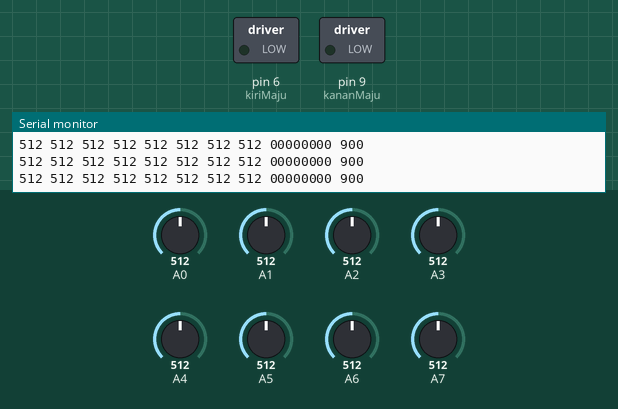
Recording of a sketch running on a simulated Arduino Nano, built with avr-gcc and run on an emulated ATmega328P. Shown: switched loads named in the sketch (green lamp = pin HIGH), the last lines printed to the serial monitor. The test bench sets the inputs (shaded band); at power-on: A0 = 512, A4 = 512, A1 = 512, A2 = 512, A3 = 512, A5 = 512, A6 = 512, A7 = 512.

Above: at 1.2 s.
1.3 s: A0 set to 791
4.3 s: A0 set to 810
At 5.5 s:
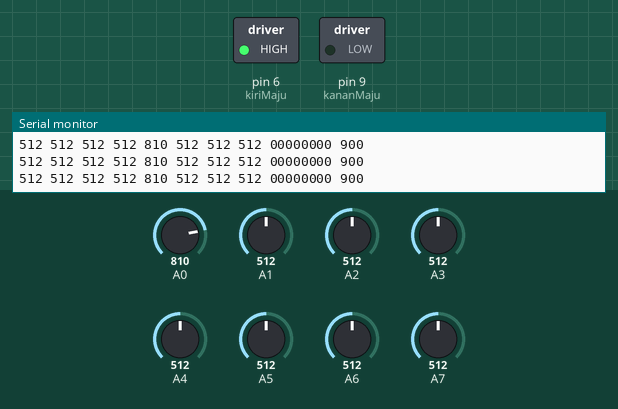
5.8 s: A4 set to 790
8.8 s: A4 set to 814
At 10.0 s:
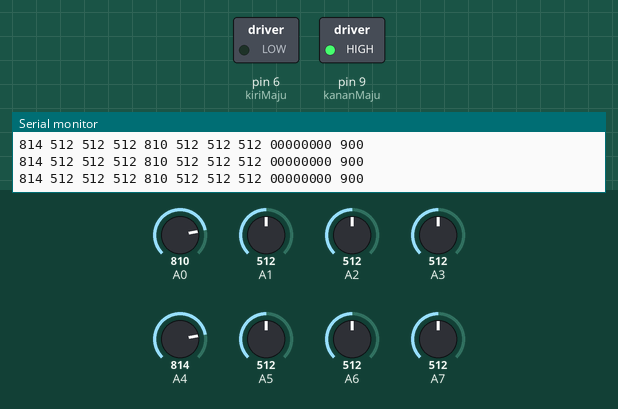
10.4 s: A1 set to 106
13.4 s: A1 set to 92
Timing chart, 0 to 16.3 s (numbered marks = the images above; inputs shaded):
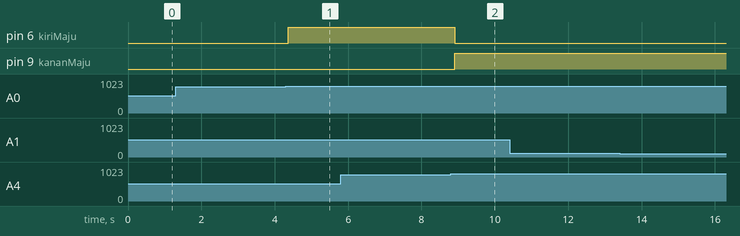

Measured:
- the behaviour switches between 800 and 801 on A0 (found by bisection; images 0 and 1)
- the behaviour switches between 800 and 801 on A4 (found by bisection; images 1 and 2)
- after the input at 4.3 s, pin 6 (kiriMaju): LOW → HIGH after 0.07 s
- after the input at 8.8 s, pin 6 (kiriMaju): HIGH → LOW after 0.10 s; pin 9 (kananMaju): LOW → HIGH after 0.10 s

The sketch:

modul1onoff.ino
```cpp
int kiriMaju       = 6;  //MOTOR KIRI MAJU
int kananMaju      = 9;  //MOTOR KANAN MAJU

char buff[100];

//hitam 980
//putih 880
//peka = putih + ((hitam-putih)/2)
int peka = 900;

int
adc_sensor[8],
           sendat[8],
           x,
           sensorBit,

           t
           ;

void setup() //program dilakukan hanya 1x
{
  Serial.begin(9600);
  pinMode(A0, INPUT);
  pinMode(A1, INPUT);
  pinMode(A2, INPUT);
  pinMode(A3, INPUT);
  pinMode(A4, INPUT);
  pinMode(A5, INPUT);
  pinMode(A6, INPUT);
  pinMode(A7, INPUT);
  pinMode( kiriMaju, OUTPUT);
  pinMode( kananMaju, OUTPUT);
}

void readSensor() {
  adc_sensor[0] = analogRead(A3) ;
  adc_sensor[1] = analogRead(A2) ;
  adc_sensor[2] = analogRead(A1) ;
  adc_sensor[3] = analogRead(A0) ;
  adc_sensor[4] = analogRead(A7) ;
  adc_sensor[5] = analogRead(A6) ;
  adc_sensor[6] = analogRead(A5) ;
  adc_sensor[7] = analogRead(A4) ;
  delay(50);
  for (x = 7; x >= 0; x--)
  {
    if (adc_sensor[x] > peka) {
      sendat[x] = 1;
    }
    else                        {
      sendat[x] = 0;
    }
  }

  sensorBit = 0;
  for (x = 0; x <= 7; x++) {
    sensorBit += sendat[x] * (1 << x);
  }

  //tampil data
  sprintf(buff, "%3d %3d %3d %3d %3d %3d %3d %3d ", adc_sensor[7], adc_sensor[6], adc_sensor[5], adc_sensor[4], adc_sensor[3], adc_sensor[2], adc_sensor[1], adc_sensor[0]);
  Serial.print(buff);
  sprintf(buff, "%d%d%d%d%d%d%d%d %3d", sendat[7], sendat[6], sendat[5], sendat[4], sendat[3], sendat[2], sendat[1], sendat[0], peka);
  Serial.println(buff);
}

void loop()  //program dilakukan hanya 1x
{
  readSensor();
  if (adc_sensor[3] > 800 && adc_sensor[4] > 800)
  {
    digitalWrite(kiriMaju, HIGH);
    digitalWrite(kananMaju, HIGH);
  }
  if ((adc_sensor[0] > 800 || adc_sensor[1] > 800 || adc_sensor[2] > 800 || adc_sensor[3] > 800) && (adc_sensor[4] <= 800 || adc_sensor[5] <= 800 || adc_sensor[6] <= 800 || adc_sensor[7] <= 800))
  {
    digitalWrite(kiriMaju, HIGH);
    digitalWrite(kananMaju, LOW);
  }
   if ((adc_sensor[7] > 800 || adc_sensor[6] > 800 || adc_sensor[5] > 800 || adc_sensor[4] > 800) && (adc_sensor[3] <= 800 || adc_sensor[2] <= 800 || adc_sensor[1] <= 800 || adc_sensor[0] <= 800))
  {
    digitalWrite(kiriMaju, LOW);
    digitalWrite(kananMaju, HIGH);
  }
 if ((adc_sensor[0] <= 800 && adc_sensor[1] <= 800 && adc_sensor[2] <= 800 && adc_sensor[3] <= 800) && (adc_sensor[4] <= 800 && adc_sensor[5] <= 800 && adc_sensor[6] <= 800 && adc_sensor[7] <= 800))
  {
    digitalWrite(kiriMaju, LOW);
    digitalWrite(kananMaju, LOW);
  }

}
```
